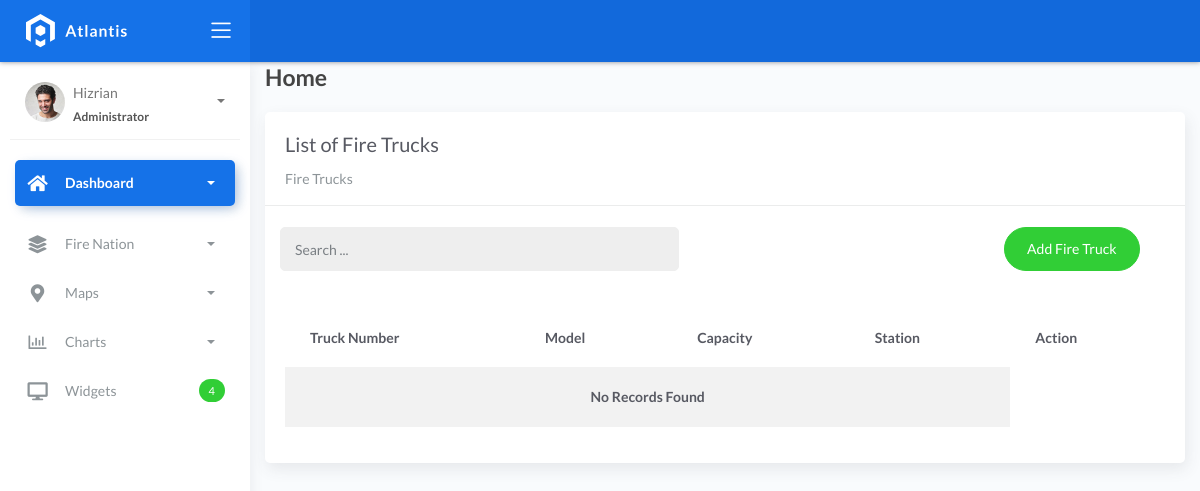
/firetrucklist, run on an earlier commit of the app's database.
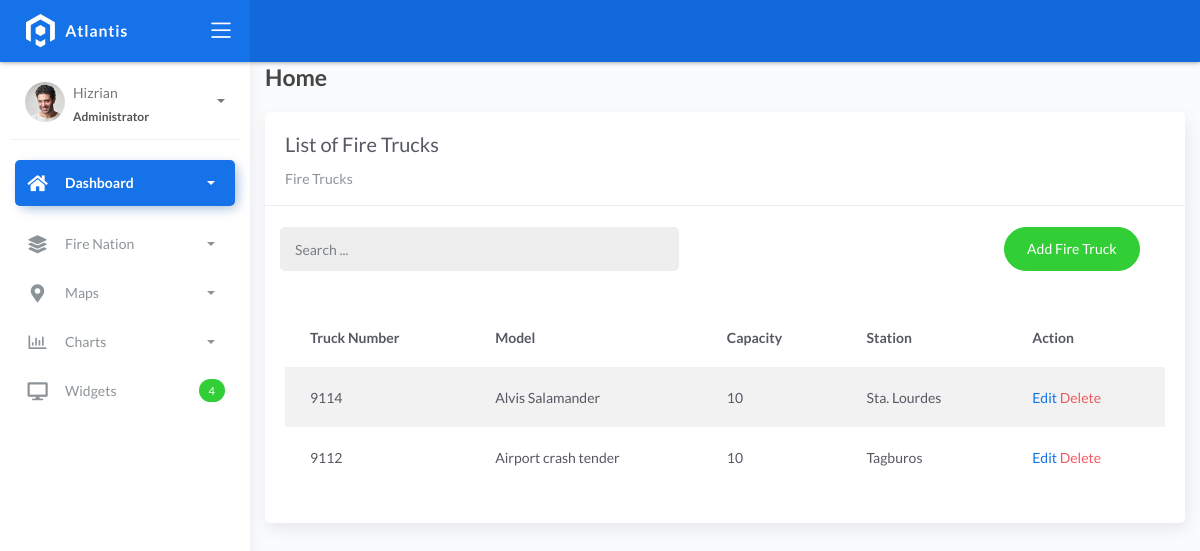
And on a later commit of the database.
### fire/models.py (models this page shows, shortened)
class BaseModel(models.Model):
    created_at = models.DateTimeField(auto_now_add=True, db_index=True)
    updated_at = models.DateTimeField(auto_now=True)
    class Meta:
        abstract = True

class FireTruck(BaseModel):
    truck_number = models.CharField(max_length=150)
    model = models.CharField(max_length=150)
    capacity = models.CharField(max_length=150)  # water
    station = models.ForeignKey(FireStation, on_delete=models.CASCADE)

class FireStation(BaseModel):
    name = models.CharField(max_length=150)
    latitude = models.DecimalField(
        max_digits=22, decimal_places=16, null=True, blank=True)
    longitude = models.DecimalField(
        max_digits=22, decimal_places=16, null=True, blank=True)
    address = models.CharField(max_length=150)
    city = models.CharField(max_length=150)  # can be in separate table
    country = models.CharField(max_length=150)  # can be in separate table
    def __str__(self):
        return self.name

### fire/views.py (the view)
# urls.py: path('firetrucklist', views.FireTruckList.as_view(), name='firetruck-list'),
class FireTruckList(ListView):
    model = FireTruck
    context_object_name = 'firetruck'
    template_name = "firetruck_list.html"
    paginate_by = 5
    def get_queryset(self, *args, **kwargs):
        qs = super(FireTruckList, self).get_queryset(*args, **kwargs)
        if self.request.GET.get("q") != None:
            query = self.request.GET.get('q')
            qs = qs.filter(Q(truck_number__icontains=query) |
            Q(model__icontains=query) | Q(capacity__icontains=query) | Q(station__name__icontains=query))
        return qs

### templates/firetruck_list.html (shortened to what this page needs)
{% extends 'base.html' %} {% load static %} {% block content %}
<div class="content">
    <div class="container-fluid">
        <h4 class="page-title">Home</h4>
        <div class="row">
            <div class="col-md-12">
                <div class="card">
                    <div class="card-header">
                        <div class="card-title">List of Fire Trucks</div>
                        <div class="card-category">Fire Trucks</div>
                    </div>
                    <br>
                        <div class="col-md-12 row">
                            <div class="col-md-6">
                                <form action="" class="navbar-left navbar-form nav-search mr-md-3" action="{% url 'firetruck-list' %}">
                                    <div class="input-group">
                                        <input type="text" placeholder="Search ..." class="form-control" name="q">
                                        <div class="input-group-append">
                                        <span class="input-group-text">
                                        </span>
                                        </div>
                                    </div>
                                </form>
                            </div>
                            <div class="col-md-6">
                                <div class="pull-right">
                                    <a href="{% url 'firetruck-add' %}" class="btn btn-success btn-rounded">Add Fire Truck</a>
                                </div>
                            </div>
                        </div>
                    <div class="card-body">
                        <table class="table table-striped mt-3">
                            <thead>
                                <tr>
                                    <th scope="col">Truck Number</th>
                                    <th scope="col">Model</th>
                                    <th scope="col">Capacity</th>
                                    <th scope="col">Station</th>
                                    <th scope="col">Action</th>
                                </tr>
                            </thead>
                            <tbody>
                                {% for object in object_list %}
                                <tr>
                                    <td>{{ object.truck_number }}</td>
                                    <td>{{ object.model }}</td>
                                    <td>{{ object.capacity }}</td>
                                    <td>{{ object.station }}</td>
                                    <td>
                                        <a href="firetrucklist/{{ object.id }}">Edit</a>
                                        <a href="firetrucklist/{{ object.id }}/delete" class="text-danger">Delete</a>
                                    </td>
                                </tr>
                                {% empty %}
                                <tr>
                                    <td colspan="4" style="text-align: center">
                                    <p class="text-sm font-weight-bold mb-0">No Records Found</p>
                                    </td>
                                </tr>
                                {% endfor %}
                            </tbody>
                        </table>
                    </div>
                </div>
            </div>
        </div>
    </div>
</div>
{% endblock %}

What changed in the data, as far as the page shows it:
added FireTruck: truck_number "9114", model "Alvis Salamander", capacity "10", station "Sta. Lourdes"
added FireTruck: truck_number "9112", model "Airport crash tender", capacity "10", station "Tagburos"
Also different on the page:
text no longer shown: "No Records Found"
